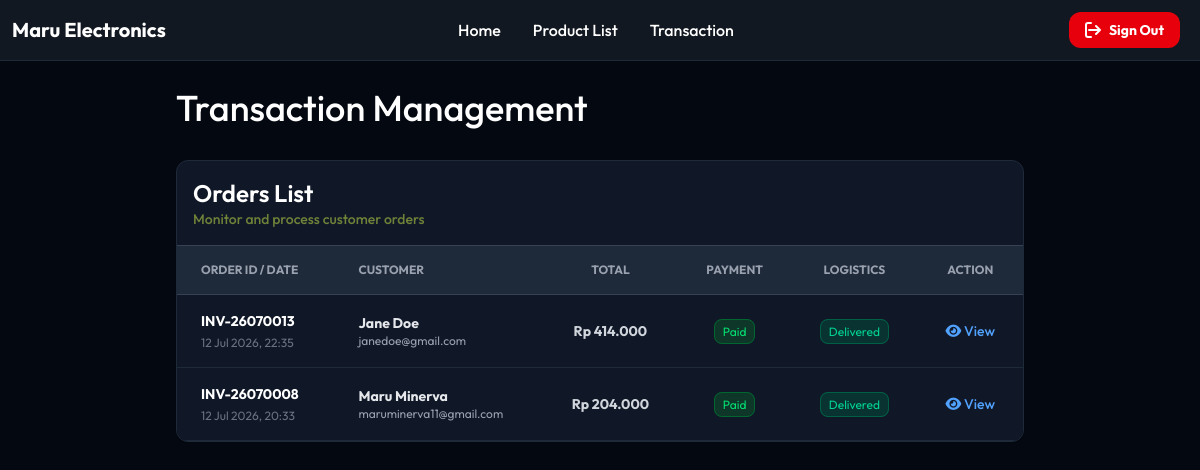
The page /transaction-list.php (signed in) on the database its author committed.
### tables this page shows
CREATE TABLE `tb_order` (
  `id_order` int NOT NULL AUTO_INCREMENT,
  `id_user` int DEFAULT NULL,
  `total` double(17,2) DEFAULT '0.00',
  `status` tinyint DEFAULT NULL,
  `shipping_status` int DEFAULT '0',
  `delivery_address` text,
  `payment_type` varchar(125) DEFAULT NULL,
  `created_at` datetime DEFAULT NULL,
  PRIMARY KEY (`id_order`)
);

CREATE TABLE `tb_user` (
  `id_user` int NOT NULL AUTO_INCREMENT,
  `username` varchar(75) DEFAULT NULL,
  `name` varchar(255) DEFAULT NULL,
  `email` varchar(100) DEFAULT NULL,
  `passwd` varchar(255) DEFAULT NULL,
  `role` enum('Customer','Admin') DEFAULT NULL,
  `address` text,
  PRIMARY KEY (`id_user`)
);

### transaction-list.php (the view, shortened to what this page needs)
<!DOCTYPE html>
<html lang="en">
<head>
    <link href="src/output.css" rel="stylesheet">
    <link rel="stylesheet" href="https://cdnjs.cloudflare.com/ajax/libs/font-awesome/6.0.0/css/all.min.css">
    <?php
        include 'config/koneksi.php';
        $limit = 10;
        $page = isset($_GET['page']) ? (int)$_GET['page'] : 1;
        $start = ($page > 1) ? ($page * $limit) - $limit : 0;
        $queryOrders = mysqli_query($conn, "
            SELECT o.*, u.name, u.email
            FROM db_maruelectronics.tb_order o
            JOIN db_maruelectronics.tb_user u ON o.id_user = u.id_user
            ORDER BY o.created_at DESC
            LIMIT $start, $limit
        ");
    ?>
</head>
<body class="dark bg-main-blue font-sans text-gray-200">
    <?php include 'include/navbar-dashboard.php'; ?>
    <div class="p-8 mt-14">
        <div class="px-36 sm:px-36">
            <div class="w-full mb-24">
                <h1 class="text-4xl font-medium text-white mb-8">Transaction Management</h1>
                <div class="relative overflow-hidden w-full bg-neutral-primary-soft shadow-xs rounded-base border border-default">
                    <div class="flex flex-col md:flex-row items-center justify-between p-4 border-b border-default-medium">
                        <div>
                            <h2 class="text-2xl font-semibold text-white">Orders List</h2>
                            <p class="text-moss-light font-medium text-sm">Monitor and process customer orders</p>
                        </div>
                    </div>
                    <div class="overflow-x-auto">
                        <table class="w-full text-sm text-left text-gray-300">
                            <thead class="text-xs uppercase bg-neutral-secondary-medium border-b border-default-medium text-gray-400">
                                <tr>
                                    <th scope="col" class="px-6 py-4 font-bold">Order ID / Date</th>
                                    <th scope="col" class="px-6 py-4 font-bold">Customer</th>
                                    <th scope="col" class="px-6 py-4 font-bold text-center">Total</th>
                                    <th scope="col" class="px-6 py-4 font-bold text-center">Payment</th>
                                    <th scope="col" class="px-6 py-4 font-bold text-center">Logistics</th>
                                    <th scope="col" class="px-6 py-4 font-bold text-center">Action</th>
                                </tr>
                            </thead>
                            <tbody>
                                <?php
                                if(mysqli_num_rows($queryOrders) > 0){
                                    while($row = mysqli_fetch_assoc($queryOrders)) {
                                        $inv_id = 'INV-' . date('ym', strtotime($row['created_at'])) . str_pad($row['id_order'], 4, '0', STR_PAD_LEFT);
                                        if ($row['status'] == 1) {
                                            $pay_badge = '<span class="bg-green-900/50 text-green-400 border border-green-800 text-xs px-2 py-1 rounded">Paid</span>';
                                        } elseif ($row['status'] == 2) {
                                            $pay_badge = '<span class="bg-red-900/50 text-red-400 border border-red-800 text-xs px-2 py-1 rounded">Failed</span>';
                                        } else {
                                            $pay_badge = '<span class="bg-yellow-900/50 text-yellow-400 border border-yellow-800 text-xs px-2 py-1 rounded">Pending</span>';
                                        }
                                        if ($row['shipping_status'] == 1) {
                                            $ship_badge = '<span class="bg-blue-900/50 text-blue-400 border border-blue-800 text-xs px-2 py-1 rounded">Shipped</span>';
                                        } elseif ($row['shipping_status'] == 2) {
                                            $ship_badge = '<span class="bg-emerald-900/50 text-emerald-400 border border-emerald-800 text-xs px-2 py-1 rounded">Delivered</span>';
                                        } else {
                                            $ship_badge = '<span class="bg-gray-700 text-gray-300 border border-gray-600 text-xs px-2 py-1 rounded">Processing</span>';
                                        }
                                ?>
                                <tr class="bg-neutral-primary-soft border-b border-default hover:bg-neutral-secondary-medium transition-colors">
                                    <td class="px-6 py-4">
                                        <div class="font-mono font-bold text-white"><?= $inv_id ?></div>
                                        <div class="text-xs text-gray-500 mt-1"><?= date('d M Y, H:i', strtotime($row['created_at'])) ?></div>
                                    </td>
                                    <td class="px-6 py-4">
                                        <div class="font-bold text-gray-200"><?= htmlspecialchars($row['name']) ?></div>
                                        <div class="text-xs text-gray-400"><?= htmlspecialchars($row['email']) ?></div>
                                    </td>
                                    <td class="px-6 py-4 text-center font-bold">
                                        Rp <?= number_format($row['total'], 0, ',', '.') ?>
                                    </td>
                                    <td class="px-6 py-4 text-center"><?= $pay_badge ?></td>
                                    <td class="px-6 py-4 text-center"><?= $ship_badge ?></td>
                                    <td class="px-6 py-4 text-center space-x-2">
                                        <button type="button" class="btn-detail text-blue-400 hover:text-blue-300 font-medium text-sm transition"
                                            data-id="<?= $row['id_order'] ?>"
                                            data-inv="<?= $inv_id ?>"
                                            data-address="<?= htmlspecialchars($row['delivery_address']) ?>"
                                            data-modal-target="detailModal" data-modal-toggle="detailModal">
                                            <i class="fa-solid fa-eye"></i> View
                                        </button>
                                    </td>
                                </tr>
                                <?php }} else { ?>
                                    <tr><td colspan="6" class="px-6 py-8 text-center text-gray-500">No transactions found.</td></tr>
                                <?php } ?>
                            </tbody>
                        </table>
                    </div>
                </div>
            </div>
        </div>
    </div>
</body>
</html>

### rows shown on the page
tb_order: inv_id "INV-26070013", created_at "12 Jul 2026, 22:35", id_user.name "Jane Doe", id_user.email "janedoe@gmail.com", total "414.000", status "Paid", shipping_status "Delivered"
tb_order: inv_id "INV-26070008", created_at "12 Jul 2026, 20:33", id_user.name "Maru Minerva", id_user.email "maruminerva11@gmail.com", total "204.000", status "Paid", shipping_status "Delivered"
